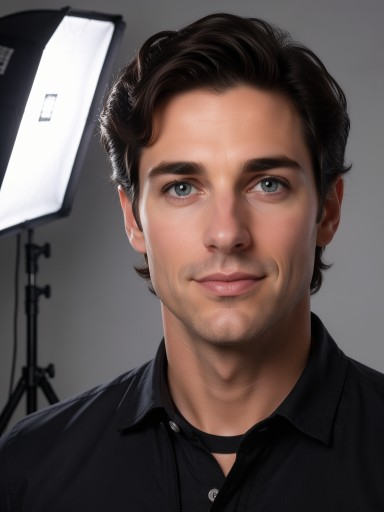
#> input picture src/deepfake/assets/bench_face.jpg, 384 x 512 px; its folder holds only this picture in this run
$ python -i geometry.py   (imports and definitions only)
#> lines starting #> are read from the running program, lines starting #| are printed output that depends on the picture
### src/deepfake/detect.py
"""Face detection / alignment backends (OpenCV first; optional insightface)."""

from __future__ import annotations

from dataclasses import dataclass
from typing import Any

import numpy as np


@dataclass
class FaceBox:
    x: int
    y: int
    w: int
    h: int
    score: float = 1.0
    landmarks: Any = None  # optional 5-point landmarks

    @property
    def xyxy(self) -> tuple[int, int, int, int]:
        return self.x, self.y, self.x + self.w, self.y + self.h


class FaceDetector:
    """Thin interface; implementations may use OpenCV Haar/DNN or InsightFace."""

    def detect(self, frame_bgr: np.ndarray) -> list[FaceBox]:
        raise NotImplementedError


class OpenCVHaarDetector(FaceDetector):
    # Haar cost grows with pixel count; faces in webcam framing stay far above
    # the minimum size after downscaling, so detect at <= this width and map
    # boxes back (measured 33 ms → a few ms per call at 1280x720).
    DETECT_WIDTH = 480

    def __init__(self, detect_width: int | None = None) -> None:
        import cv2

        path = self._cascade_path()
        self._cascade = cv2.CascadeClassifier(path)
        if self._cascade.empty():
            raise RuntimeError(f"failed to load Haar cascade at {path}")
        self.detect_width = detect_width or self.DETECT_WIDTH

    @staticmethod
    def _cascade_path() -> str:
        """Locate haarcascade_frontalface_default.xml on pip and Nix installs.

        PyPI's opencv-python(-headless) bundles the cascade XMLs inside the
        package and exposes them via `cv2.data.haarcascades`. nixpkgs' opencv4
        ships the same files under <store-path>/share/opencv4/haarcascades/
        instead and has no `cv2.data` module, so fall back to walking up from
        the installed cv2 package to find that sibling share/ directory.
        """
        import cv2

        name = "haarcascade_frontalface_default.xml"
        if hasattr(cv2, "data"):
            return cv2.data.haarcascades + name

        import pathlib

        for parent in pathlib.Path(cv2.__file__).resolve().parents:
            candidate = parent / "share" / "opencv4" / "haarcascades" / name
            if candidate.is_file():
                return str(candidate)
        raise RuntimeError(
            "could not locate haarcascade_frontalface_default.xml "
            "(no cv2.data and no share/opencv4/haarcascades found)"
        )

    def detect(self, frame_bgr: np.ndarray) -> list[FaceBox]:
        import cv2

        h, w = frame_bgr.shape[:2]
        scale = min(1.0, self.detect_width / float(w))
        small = frame_bgr if scale >= 1.0 else cv2.resize(
            frame_bgr, (int(w * scale), int(h * scale)), interpolation=cv2.INTER_AREA
        )
        gray = cv2.cvtColor(small, cv2.COLOR_BGR2GRAY)
        min_side = max(24, int(64 * scale))
        rects = self._cascade.detectMultiScale(
            gray, scaleFactor=1.08, minNeighbors=4, minSize=(min_side, min_side),
            flags=getattr(cv2, "CASCADE_SCALE_IMAGE", 0),
        )
        inv = 1.0 / scale
        boxes = [
            FaceBox(int(x * inv), int(y * inv), int(bw * inv), int(bh * inv)) for (x, y, bw, bh) in rects
        ]
        boxes.sort(key=lambda b: b.w * b.h, reverse=True)
        return boxes


class YuNetDetector(FaceDetector):
    """OpenCV's YuNet (cv2.FaceDetectorYN): boxes plus 5 landmarks, robust to pose and lighting where Haar is not.

    Default detector. Runs at <= DETECT_WIDTH like the Haar path and maps boxes back. Weights are the pinned
    OpenCV Zoo model installed by ``deepfake models install yunet --yes``.
    """

    DETECT_WIDTH = 640
    REFINE_SIZE = 320  # side of the face region the landmark pass runs on
    REFINE_MAX_FACES = 4

    def __init__(self, model_path: str | None = None, *, score_threshold: float = 0.7, detect_width: int | None = None,
                 refine: bool = True) -> None:
        import cv2

        if not hasattr(cv2, "FaceDetectorYN"):
            raise RuntimeError("OpenCV FaceDetectorYN not available in this build")
        if model_path is None:
            from .paths import models_dir

            p = models_dir() / "yunet" / "face_detection_yunet_2023mar.onnx"
            if not p.is_file():
                raise RuntimeError("YuNet model not installed: deepfake models install yunet --yes")
            model_path = str(p)
        self._det = cv2.FaceDetectorYN.create(model_path, "", (320, 320), score_threshold, 0.3, 5000)
        self.detect_width = detect_width or self.DETECT_WIDTH
        self._size = (0, 0)
        # Landmarks from the downscaled full frame are too coarse to align with: on a face ~90 px wide
        # rolled 16 degrees they report about 2 degrees. A second pass on the face region at a fixed
        # size gives usable points; boxes are left exactly as the first pass found them.
        self.refine = refine
        self._refiner = (cv2.FaceDetectorYN.create(model_path, "", (self.REFINE_SIZE, self.REFINE_SIZE),
                                                   min(score_threshold, 0.5), 0.3, 50) if refine else None)

    # [50 lines left out: functions refresh_landmarks, _refine_landmarks, detect, not called in this run]


OpenCVYuNetDetector = YuNetDetector  # previous name


class MediaPipeLandmarker:
    """Five alignment points from the MediaPipe Face Landmarker (478-point mesh), run on each face region.

    Optional: needs the ``mediapipe`` package and ``deepfake models install face-landmarker --yes``.
    Boxes still come from the detector; only ``FaceBox.landmarks`` is replaced.
    """

    REGION = 256
    # mesh indices: outer/inner corners of each eye (averaged to an eye centre), nose tip, mouth corners
    LEFT_EYE, RIGHT_EYE, NOSE, MOUTH_L, MOUTH_R = (33, 133), (362, 263), 1, 61, 291

    def __init__(self, model_path: str | None = None) -> None:
        try:
            import mediapipe as mp
            from mediapipe.tasks import python as mp_python
            from mediapipe.tasks.python import vision
        except Exception as e:  # noqa: BLE001 - import errors include missing system libraries
            raise RuntimeError(f"mediapipe is not usable ({e}). Install: pip install 'deepfake[landmarks]'") from e
        if model_path is None:
            from .paths import models_dir

            p = models_dir() / "face-landmarker" / "face_landmarker.task"
            if not p.is_file():
                raise RuntimeError("face landmarker not installed: deepfake models install face-landmarker --yes")
            model_path = str(p)
        self._mp = mp
        self._lmk = vision.FaceLandmarker.create_from_options(vision.FaceLandmarkerOptions(
            base_options=mp_python.BaseOptions(model_asset_path=model_path), num_faces=1))

    # [20 lines left out: function landmarks, not called in this run]


class LandmarkRefinedDetector(FaceDetector):
    """A detector whose boxes get their landmarks from a dedicated landmarker."""

    MAX_FACES = 4

    def __init__(self, detector: FaceDetector, landmarker: MediaPipeLandmarker) -> None:
        self.detector, self.landmarker = detector, landmarker
        self.landmark_source = "mediapipe"

    # [12 lines left out: functions refresh_landmarks, detect, not called in this run]


def create_detector(prefer: str = "auto", landmarker: str = "auto") -> FaceDetector:
    """``landmarker``: auto (MediaPipe when installed, else refined YuNet points) | mediapipe | yunet."""
    det = _create_box_detector(prefer)
    if landmarker in ("auto", "mediapipe"):
        try:
            return LandmarkRefinedDetector(det, MediaPipeLandmarker())
        except (RuntimeError, OSError, ImportError):
            if landmarker == "mediapipe":
                raise
    return det


# [6 lines left out: function landmark_source, not called in this run]


def _create_box_detector(prefer: str = "auto") -> FaceDetector:
    errors = []
    if prefer in ("yunet", "auto"):
        try:
            return YuNetDetector()
        except Exception as e:  # noqa: BLE001
            errors.append(f"YuNet: {e}")
            if prefer != "auto":
                raise
    if prefer in ("opencv", "haar", "auto"):
        try:
            return OpenCVHaarDetector()
        except Exception as e:  # noqa: BLE001
            errors.append(f"Haar: {e}")
            if prefer != "auto":
                raise
    raise RuntimeError(
        "No face detector available (" + "; ".join(errors) + "). "
        "Install the default detector: deepfake models install yunet --yes "
        "(OpenCV 5 removed the Haar cascades)."
    )


def face_square_box(box: FaceBox, frame_h: int, frame_w: int, pad: float = 0.35) -> FaceBox:
    """Expand detection box to a square paste/crop region (clamped to frame)."""
    cx = box.x + box.w / 2.0
    cy = box.y + box.h / 2.0
    # Bias slightly upward so forehead is included (Haar boxes sit low).
    cy = cy - box.h * 0.05
    side = max(box.w, box.h) * (1.0 + pad)
    x0 = int(round(cx - side / 2.0))
    y0 = int(round(cy - side / 2.0))
    x1 = int(round(cx + side / 2.0))
    y1 = int(round(cy + side / 2.0))
    # Keep square while clamping: shift then shrink if needed.
    if x0 < 0:
        x1 -= x0
        x0 = 0
    if y0 < 0:
        y1 -= y0
        y0 = 0
    if x1 > frame_w:
        x0 -= x1 - frame_w
        x1 = frame_w
    if y1 > frame_h:
        y0 -= y1 - frame_h
        y1 = frame_h
    x0 = max(0, x0)
    y0 = max(0, y0)
    side_x = x1 - x0
    side_y = y1 - y0
    side_i = min(side_x, side_y)
    # Center the square inside the clamped rect
    x0 = x0 + (side_x - side_i) // 2
    y0 = y0 + (side_y - side_i) // 2
    return FaceBox(x0, y0, side_i, side_i, score=box.score, landmarks=box.landmarks)


def align_crop(
    frame_bgr: np.ndarray, box: FaceBox, size: int = 256, pad: float = 0.35
) -> tuple[np.ndarray, FaceBox]:
    """Square crop around face with padding; resize to size×size.

    Returns (crop_bgr, paste_box) where paste_box is the exact frame rectangle
    the swapped face must be composited back into (same region as the crop).
    """
    import cv2

    h, w = frame_bgr.shape[:2]
    paste = face_square_box(box, h, w, pad=pad)
    if paste.w <= 1 or paste.h <= 1:
        return np.zeros((size, size, 3), dtype=np.uint8), paste
    crop = frame_bgr[paste.y : paste.y + paste.h, paste.x : paste.x + paste.w]
    if crop.size == 0:
        return np.zeros((size, size, 3), dtype=np.uint8), paste
    resized = cv2.resize(crop, (size, size), interpolation=cv2.INTER_LINEAR)
    return resized, paste


class AsyncDetector:
    """Runs a detector on its own thread against the newest submitted frame.

    Live mode uses this so detection never sits on the swap's critical path;
    the swap uses the most recent boxes (typically from the previous frame).
    """

    # [21 lines left out: functions __init__, submit, detect_now, not called in this run]

    def latest(self) -> list[FaceBox] | None:
        with self._cv:
            return self._boxes

    # [16 lines left out: functions _run, close, not called in this run]

### src/deepfake/paths.py
"""XDG paths for config, cache (models), and data."""

from __future__ import annotations

import os
from pathlib import Path


# [5 lines left out: function data_home, not called in this run]


def cache_home() -> Path:
    base = os.environ.get("XDG_CACHE_HOME")
    if base:
        return Path(base) / "deepfake"
    return Path.home() / ".cache" / "deepfake"


# [5 lines left out: function config_home, not called in this run]


def models_dir() -> Path:
    return cache_home() / "models"


def vendor_dir() -> Path:
    """Optional git checkout of AlphaFace_Official (after models install)."""
    return cache_home() / "vendor" / "Alphaface_Official"


# [5 lines left out: function ensure_dirs, not called in this run]

### src/deepfake/geometry.py
"""Face geometry: landmark alignment, the transform back into the frame, masks and smoothing.

Everything here works in two coordinate spaces and keeps them explicit:

* **frame space**: pixels of the full output frame.
* **crop space**: pixels of the ``size`` x ``size`` image the swap model sees.

``AlignedFace.matrix`` maps frame -> crop (a similarity: rotation, uniform scale,
translation; never a non-uniform scale, so facial proportions cannot change).
The paste uses the exact inverse of the same matrix, so crop and paste cannot
disagree about where the face is.

The legacy path (``detect.align_crop`` + ``composite.paste_face``) is an
axis-aligned padded box around the detector rectangle. It stays available as
``alignment="bbox"`` for comparison.
"""

from __future__ import annotations

import math
from dataclasses import dataclass

import numpy as np

# Five-point templates in unit crop coordinates (x, y in 0..1), in detector order:
# image-left eye, image-right eye, nose tip, image-left mouth corner, image-right mouth corner.
#
# "arcface": the InsightFace ArcFace 112x112 reference points / 112. This is the
#   alignment the ArcFace identity encoders (and inswapper-family generators) are
#   trained on; eye distance is 0.315 of the crop.
# "ffhq": the FFHQ dataset alignment (crop side = 4 x eye distance, centre 0.1 x
#   eye-to-mouth below the eye midpoint); eye distance is 0.25 of the crop. Its
#   framing is close to the legacy padded box on an upright frontal face.
TEMPLATES: dict[str, np.ndarray] = {
    "arcface": np.array(
        [[38.2946, 51.6963], [73.5318, 51.5014], [56.0252, 71.7366], [41.5493, 92.3655], [70.7299, 92.2041]],
        dtype=np.float64,
    ) / 112.0,
    "ffhq": np.array(
        [[0.375, 0.470], [0.625, 0.470], [0.500, 0.610], [0.396, 0.742], [0.604, 0.742]],
        dtype=np.float64,
    ),
}

ALIGNMENTS = ("landmark", "bbox")
MASKS = ("landmark", "oval")
FITS = ("cover", "contain", "stretch")


# [31 lines left out: functions template_points, estimate_similarity, not called in this run]


def invert_affine(m: np.ndarray) -> np.ndarray:
    a = np.vstack([np.asarray(m, dtype=np.float64), [0.0, 0.0, 1.0]])
    return np.linalg.inv(a)[:2]


def transform_points(m: np.ndarray, pts: np.ndarray) -> np.ndarray:
    pts = np.asarray(pts, dtype=np.float64).reshape(-1, 2)
    return pts @ np.asarray(m, dtype=np.float64)[:, :2].T + np.asarray(m, dtype=np.float64)[:, 2]


def similarity_params(m: np.ndarray) -> tuple[float, float]:
    """(uniform scale, rotation in degrees) of a similarity matrix."""
    return float(math.hypot(m[0, 0], m[1, 0])), float(math.degrees(math.atan2(m[1, 0], m[0, 0])))


# [4 lines left out: function anisotropy, not called in this run]


@dataclass
class AlignedFace:
    crop: np.ndarray  # size x size BGR, crop space
    matrix: np.ndarray  # 2x3, frame -> crop
    size: int
    template: str
    landmarks: np.ndarray  # 5x2, frame space (the points the matrix was fitted to)

    @property
    def inverse(self) -> np.ndarray:
        return invert_affine(self.matrix)


# [87 lines left out: functions align_face, landmark_mask, paste_aligned, not called in this run]


class OneEuroFilter:
    """One Euro filter (Casiez et al., CHI 2012) over an array of coordinates.

    Low jitter while the face is still, low lag while it moves: the cutoff rises
    with the measured speed. Speeds are in units per second of ``scale`` (the eye
    distance), so the same parameters work at any resolution and face size.

    Defaults were chosen on the bundled fixture at 24 fps against known landmark
    positions: still-face jitter 0.079 -> 0.023 px, error while moving 0.57 px
    (0.33 px unfiltered). The textbook starting point (1.5, 0.6) lagged by 4.8 px.
    """

    # [11 lines left out: functions __init__, _alpha, not called in this run]

    def reset(self) -> None:
        self._x = None
        self._dx = None

    # [48 lines left out: functions __call__, fit_frame, not called in this run]


def identity_crop(source_bgr: np.ndarray, detector=None, *, mode: str = "arcface", size: int = 112) -> np.ndarray:
    """Crop of the identity image for the ArcFace encoder.

    ``arcface`` aligns the five landmarks to the ArcFace reference points, which is
    the input the encoder was trained on. ``bbox`` is the legacy padded box.
    Falls back to the padded box, then to the whole image, when no landmarks are found.
    """
    import cv2

    from .detect import align_crop, create_detector

    try:
        det = detector or create_detector("auto")
        boxes = det.detect(source_bgr)
    except Exception:  # noqa: BLE001 - a missing detector must not block loading an identity
        boxes = []
    if not boxes:
        return cv2.resize(source_bgr, (size, size), interpolation=cv2.INTER_AREA)
    box = max(boxes, key=lambda b: b.w * b.h)
    if mode == "arcface" and box.landmarks is not None:
        return align_face(source_bgr, box.landmarks, size=size, template="arcface").crop
    crop, _ = align_crop(source_bgr, box, size=256, pad=0.25)
    return cv2.resize(crop, (size, size), interpolation=cv2.INTER_AREA)


# [13 lines left out: function eye_metrics, not called in this run]

>>> import cv2
>>> picture = cv2.imread('assets/bench_face.jpg')
#> picture is the input picture: shape (512, 384, 3); mean B, G, R 77.1, 79.4, 92.1
>>> result = identity_crop(picture)
#> in detect, `gray = cv2.cvtColor(small, cv2.COLOR_BGR2GRAY)`:
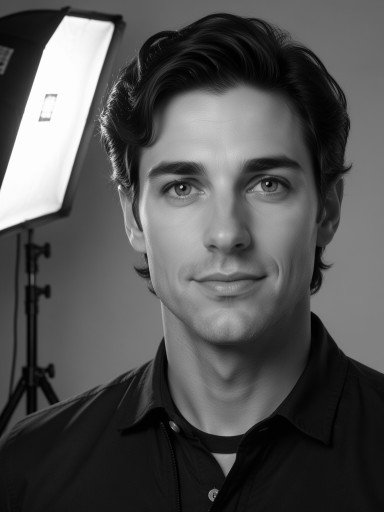
#> gray: shape (512, 384); min 0, max 255, mean 82.9
#> in detect, `rects = self._cascade.detectMultiScale( gray, scaleFactor=1.08, minNei..`: rects = [[112, 95, 228, 228]]
#> in detect, `boxes = [ FaceBox(int(x * inv), int(y * inv), int(bw * inv), int(bh * ..`: boxes = 1 item
#> in align_crop, `crop = frame_bgr[paste.y : paste.y + paste.h, paste.x : paste.x + past..`:
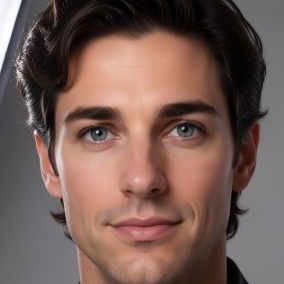
#> crop: shape (284, 284, 3); mean B, G, R 85, 92.1, 117
#> in identity_crop, `return cv2.resize(crop, (size, size), interpolation=cv2.INTER_AREA)`:
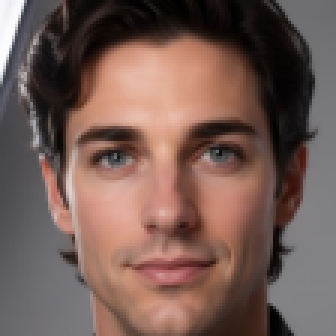
#> returned value: shape (112, 112, 3) (shown 3 times larger); mean of channels 0, 1, 2 84.9, 92, 116.9; drawn as B, G, R
